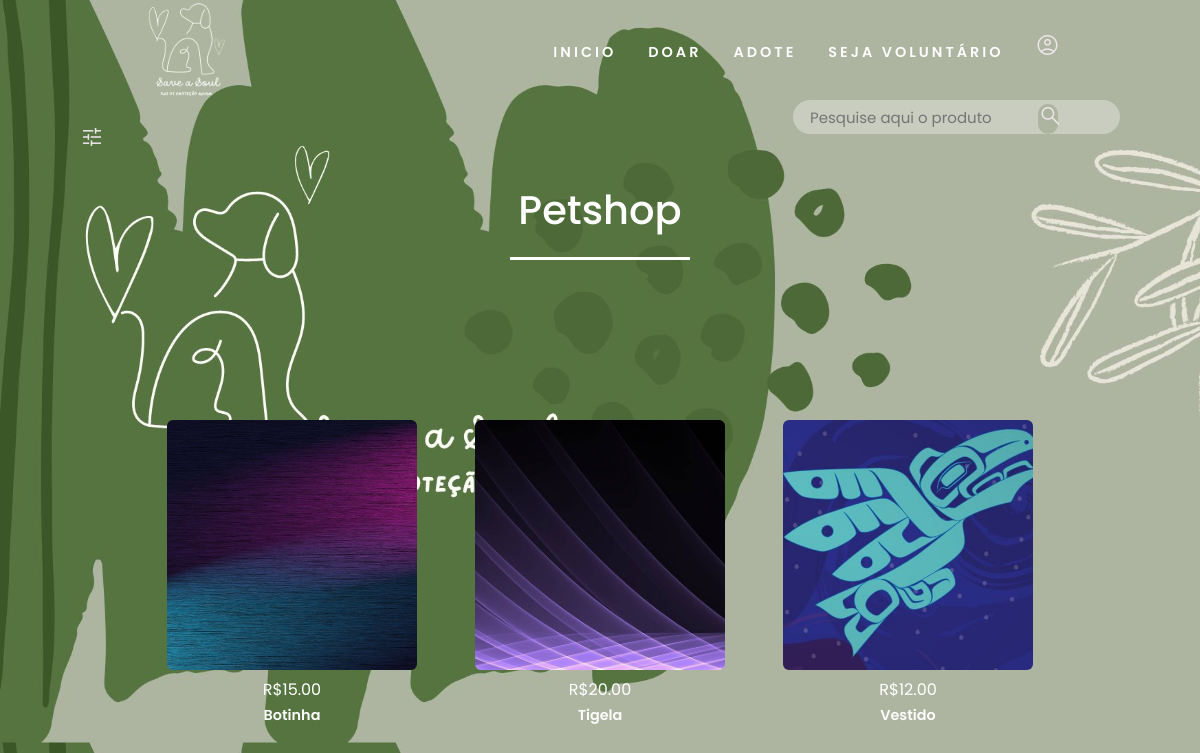
Screenshot of /adm/produtos/produtos/listagem/grade_nova.php with the database file from the repository.
### tables this page shows
CREATE TABLE produto(
    id_pro INT PRIMARY KEY NOT NULL AUTO_INCREMENT,
    id_cat INT,
    prod VARCHAR(50),
    preco DECIMAL(10,2),
    qtd INT, 
    modelo VARCHAR(100),
    outros VARCHAR(100),
    img_pro VARCHAR(100),

    	 
		FOREIGN KEY (id_cat)REFERENCES categoria (id_cat)
		
);

### adm/produtos/produtos/listagem/grade_nova.php (the view, shortened to what this page needs)
<!DOCTYPE html>
<html lang="pt-BR">
<head>
    <link rel="stylesheet" href="https://cdnjs.cloudflare.com/ajax/libs/font-awesome/4.7.0/css/font-awesome.min.css">
    <link rel="stylesheet" href="../../../../petshop/css/petshop.css" type="text/css"></head>
</head>
<body>
<header id="menu">
      <nav>
   <img src="../../../../index/imgs/logo.png" >
     <ul class="nav-list">
          <li> <a href="../../../../index/index.php">INICIO</a></li>
          <li> <a href="#">DOAR</a></li>
          <li> <a href="../../../animais/listagem/grade.php">ADOTE</a></li>
          <li> <a href="#">SEJA VOLUNTÁRIO</a></li>
          <li><a href="../../../../usuario/perfil/perfil.php"><span class="material-symbols-outlined">account_circle</span></a></li>
          <br>
       </ul>
       </nav>
</header>
<section class="filtro">
  <div class="max-width">
    <div class="filtro-content">
      <div>
      <span class='material-symbols-outlined' onclick='openPopup()'>
    </span></div>
                          <?php include_once("filtro.php"); ?>
                        <div><?php  include_once("barra.php"); ?></div>
                              </div>
    <h2 class='title'>Petshop</h2>
    <section class="sobre" id="sobre">
        <div class="max-width">
            <div class="sobre-content">
<?php
     include_once("../../../../conexaoBD.php");
     $sql_code= "SELECT * FROM produto";
     $pesquisa = mysqli_query($conexao,$sql_code);
     foreach ($pesquisa as $exibe)
     {
        echo "
        <div class='column left'>
                    <a href='../../../../petshop/perfil.php?&codigo=".$exibe['id_pro']."'><img src=".$exibe['img_pro']." alt='Imagem padrão' width='100px' height='100px'></a><br>
                         <p> R$".$exibe['preco']."</p>
                              <a href='../../../../petshop/perfil.php?&codigo=".$exibe['id_pro']."'>".$exibe['prod']."</a>
                              </div>
        ";
     }
?>
            </div>
          </section>
</body>
</html>
<link rel="stylesheet" href="https://cdnjs.cloudflare.com/ajax/libs/OwlCarousel2/2.3.4/assets/owl.carousel.min.css">

### petshop/css/petshop.css (style rules this page uses)
* { margin: 0; padding: 0; box-sizing: border-box; text-decoration: none }
html { scroll-behavior: smooth; }
body { background-image: url(../imgs/fundo1.jpg); background-size: 110%; background-position:right -5; color:white; font-family: 'Poppins'; }
section { padding: 100px 0; }
section .title { color: #fff; font-family: 'poppins'; text-align: center; font-size: 40px; font-weight: 500; margin-bottom: 60px; padding-bottom: 20px; position: relative; }
section .title::before { content: ""; position: absolute; bottom: 0; left: 50%; width: 180px; height: 3px; background: #ffffff; transform: translateX(-50%); }
section .title::after { COLOR: #ffffff; position: absolute; bottom:-12px; left: 50%; font-size: 20px; background: #d4987e; color: #f1e8ec; padding: 5px; border-radius: 10%; transform: translateX(-50%); }
.max-width { max-width: 1300px; padding: 0 80px; margin: auto; }
#menu { position: fixed; width:100%; height:110px; }
img { width:100px; height:100px; margin-top:auto; }
nav { display: flex; justify-content: space-around; align-items: center; font-family: 'Poppins'; height: 12vh; }
.nav-list { list-style: none; display: flex; }
.nav-list li { letter-spacing: 3px; margin-left: 32px; margin-top: auto; }
a { font-family: 'Poppins'; font-size: 0.9rem; text-decoration:none; font-size: 0.9rem; font-weight:600; color:#fcfcfc; }
.filtro .filtro-content { display: flex; flex-wrap: wrap; align-items: center; justify-content: space-between; }
.material-symbols-outlined { font-variation-settings: 'FILL' 0, 'wght' 400, 'GRAD' 0, 'opsz' 48; color: #efe6eb; }
.sobre .sobre-content { text-align: center; display: flex; flex-wrap: wrap; align-items: center; justify-content: space-between; }
.title { text-align: center; color: #f1e8ec; }
.sobre .sobre-content .left { width: 30%; }
.sobre .sobre-content .left img { width: 250px; height: 250px; object-fit: cover; border-radius: 6px; }

### adm/produtos/produtos/listagem/grade_nova.php (style rules this page uses)
* { font-family: 'Poppins'; }
body { font-family: 'Poppins'; }

### rows the page displays
produto: img_pro (picture), preco "15.00", prod "Botinha"
produto: img_pro (picture), preco "20.00", prod "Tigela"
produto: img_pro (picture), preco "12.00", prod "Vestido"
